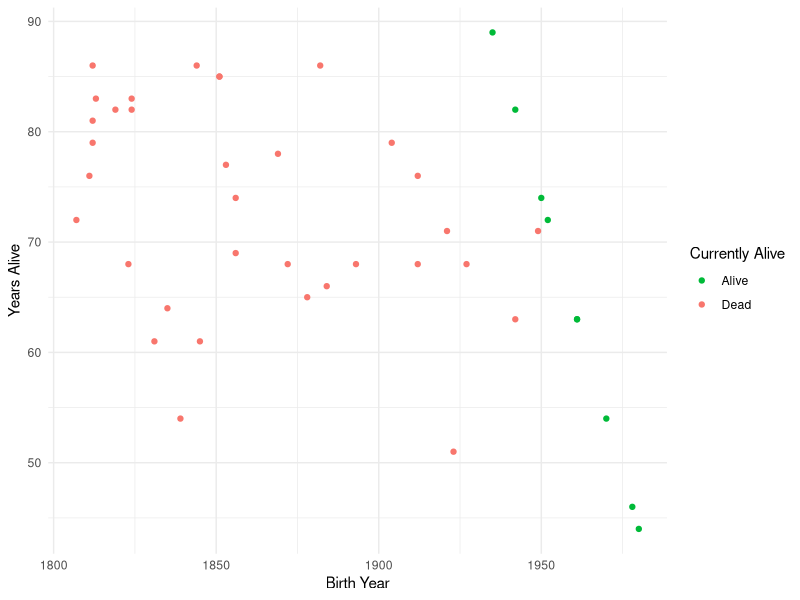

R code for this plot:
## ---- chunk 1
#| include: false
#| warning: false
#| message: false

library(tidyverse)
library(kableExtra)
library(here)

# read in cleaned data
pm_data <- read.csv(here("outputs/data/cleaned_NZ_PM_data.csv"))
## ---- chunk 2
#| echo: false
#| label: tbl-pm
#| tbl-cap: New Zealand Prime Ministers' Lifespan Data, In the Order of First Day in Office
options(knitr.kable.NA = '')
# Table formatting inspired by https://stackoverflow.com/a/62241264
kable(
  pm_data,
  col.names = c("Prime Minister", "Birth Year", "Death Year", "Years Lived"),
  longtable = TRUE
  ) |>
  kable_styling(latex_options = c("repeat_header"))
## ---- chunk 3
#| echo: false
#| label: fig-pm-birthyear-vs-yearslived
#| fig-cap: New Zealand Prime Ministers' Birth Year Versus Years Lived


pm_data |>
  mutate(
    alive = ifelse(is.na(death_year), "Alive", "Dead")
  ) |>
  replace_na(list(death_year = 2024)) |>
  mutate(
    years_lived = death_year - birth_year
  ) |>
  # scale_color_manual part inspired by https://stackoverflow.com/a/36013774
  ggplot(aes(x = birth_year, y = years_lived, color = as.factor(alive))) +
  scale_color_manual(values=c("#00BA38", "#F8766D"))+
  geom_point(stat="identity") +
  theme_minimal() +
  labs(
    x = "Birth Year",
    y = "Years Alive",
    color = "Currently Alive"
  )
  
